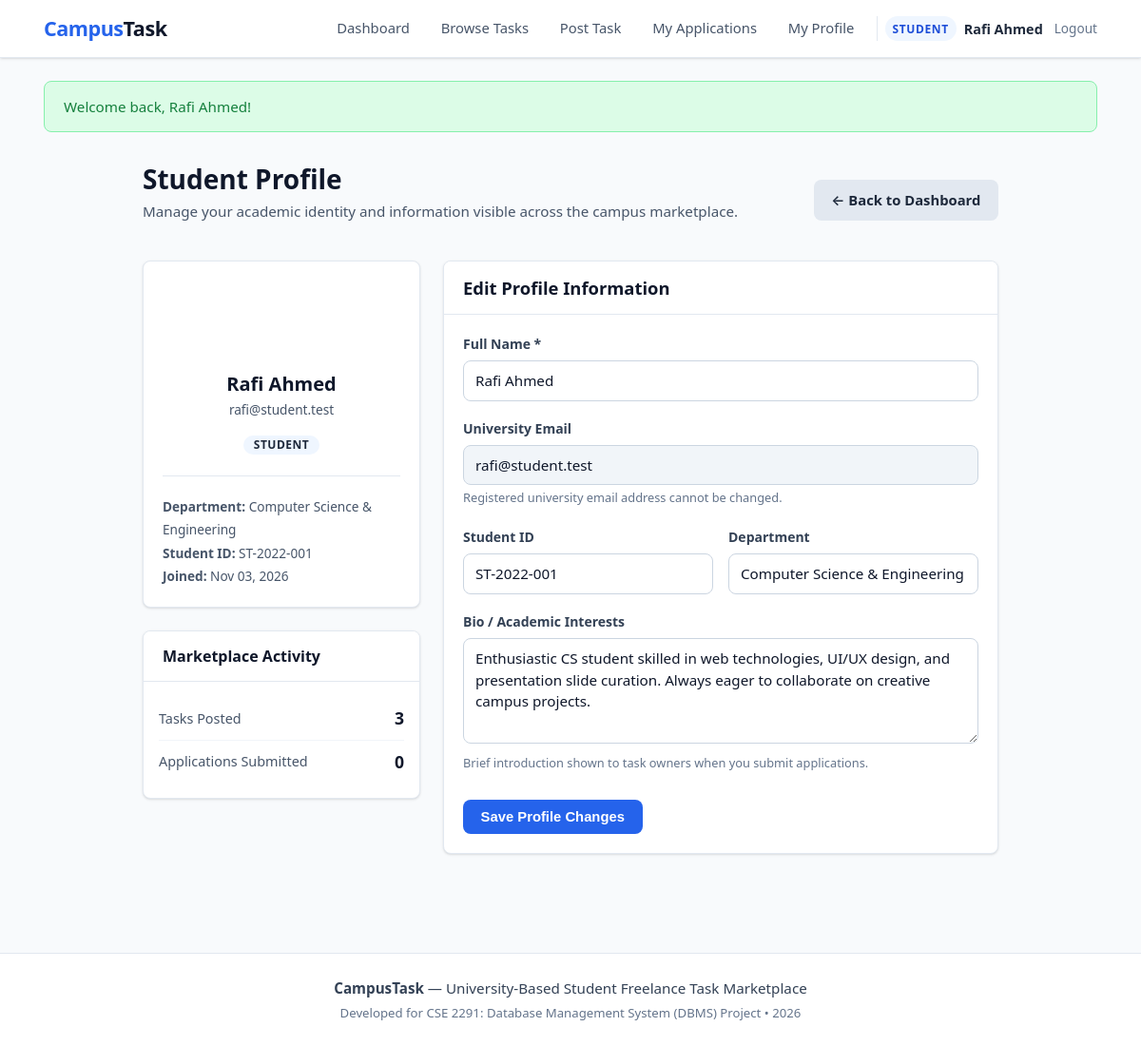
/student/profile.php (signed in), run on the app's committed database.
### tables this page shows
CREATE TABLE IF NOT EXISTS `users` (
    `user_id` INT AUTO_INCREMENT PRIMARY KEY,
    `full_name` VARCHAR(100) NOT NULL,
    `email` VARCHAR(150) NOT NULL UNIQUE,
    `password_hash` VARCHAR(255) NOT NULL,
    `role` ENUM('STUDENT', 'ADMIN') NOT NULL DEFAULT 'STUDENT',
    `account_status` ENUM('ACTIVE', 'DEACTIVATED') NOT NULL DEFAULT 'ACTIVE',
    `created_at` DATETIME NOT NULL DEFAULT CURRENT_TIMESTAMP
);

CREATE TABLE IF NOT EXISTS `profiles` (
    `profile_id` INT AUTO_INCREMENT PRIMARY KEY,
    `user_id` INT NOT NULL UNIQUE,
    `student_id` VARCHAR(50) NULL,
    `department` VARCHAR(100) NULL,
    `bio` TEXT NULL,
    `profile_image` VARCHAR(255) NULL,
    `created_at` DATETIME NOT NULL DEFAULT CURRENT_TIMESTAMP,
    CONSTRAINT `fk_profiles_user` 
        FOREIGN KEY (`user_id`) REFERENCES `users` (`user_id`) 
        ON DELETE CASCADE ON UPDATE CASCADE
);

### config/database.example.php (called while the page is built, shortened)
<?php
function e($value) {
    return htmlspecialchars((string)($value ?? ''), ENT_QUOTES, 'UTF-8');
}

### student/profile.php (the view, shortened to what this page needs)
<?php
require_once __DIR__ . '/../includes/auth.php';
$current_user_id = current_user_id();
$user_stmt = $pdo->prepare('SELECT user_id, full_name, email, role, account_status, created_at FROM users WHERE user_id = :id LIMIT 1');
$user_stmt->execute([':id' => $current_user_id]);
$user = $user_stmt->fetch();
$profile_stmt = $pdo->prepare('SELECT profile_id, student_id, department, bio, profile_image, created_at FROM profiles WHERE user_id = :id LIMIT 1');
$profile_stmt->execute([':id' => $current_user_id]);
$profile = $profile_stmt->fetch();
$full_name = $user['full_name'];
$student_id = $profile['student_id'] ?? '';
$department = $profile['department'] ?? '';
$bio = $profile['bio'] ?? '';
$task_count_stmt = $pdo->prepare('SELECT COUNT(*) FROM tasks WHERE poster_id = :id');
$task_count_stmt->execute([':id' => $current_user_id]);
$posted_tasks_count = (int)$task_count_stmt->fetchColumn();
$app_count_stmt = $pdo->prepare('SELECT COUNT(*) FROM applications WHERE applicant_id = :id');
$app_count_stmt->execute([':id' => $current_user_id]);
$submitted_apps_count = (int)$app_count_stmt->fetchColumn();
require_once __DIR__ . '/../includes/header.php';
?>
<div style="max-width: 900px; margin: 2rem auto;">
    <div style="margin-bottom: 1.5rem; display: flex; justify-content: space-between; align-items: center; flex-wrap: wrap; gap: 1rem;">
        <div>
            <h1 style="font-size: 1.75rem; font-weight: 700; color: var(--gray-900); margin-bottom: 0.25rem;">
                Student Profile
            </h1>
            <p style="color: var(--gray-600); font-size: 0.95rem;">
                Manage your academic identity and information visible across the campus marketplace.
            </p>
        </div>
        <a href="<?= BASE_URL ?>/student/dashboard.php" class="btn btn-secondary">
            &larr; Back to Dashboard
        </a>
    </div>
    <div style="display: grid; grid-template-columns: 1fr 2fr; gap: 1.5rem;">
        <div>
            <div class="card" style="text-align: center;">
                <div class="card-body">
                    <div style="width: 80px; height: 80px; border-radius: 50%; background: linear-gradient(135deg, var(--primary-color), #4f46e5); color: #fff; font-size: 2rem; font-weight: 700; display: inline-flex; align-items: center; justify-content: center; margin-bottom: 1rem; box-shadow: var(--shadow-md);">
                    </div>
                    <h3 style="font-size: 1.25rem; font-weight: 600; color: var(--gray-900); margin-bottom: 0.25rem;">
                        <?= e($user['full_name']) ?>
                    </h3>
                    <p style="color: var(--gray-600); font-size: 0.85rem; margin-bottom: 0.75rem;">
                        <?= e($user['email']) ?>
                    </p>
                    <span class="badge" style="background-color: var(--primary-light); color: var(--primary-color); font-weight: 600;">
                        <?= e($user['role']) ?>
                    </span>
                    <hr style="border: 0; border-top: 1px solid var(--gray-200); margin: 1.25rem 0;">
                    <div style="text-align: left; font-size: 0.85rem; color: var(--gray-600); line-height: 1.8;">
                        <div>
                            <strong>Department:</strong> <?= !empty($profile['department']) ? e($profile['department']) : '<span style="color: var(--gray-400);">Not set</span>' ?>
                        </div>
                        <div>
                            <strong>Student ID:</strong> <?= !empty($profile['student_id']) ? e($profile['student_id']) : '<span style="color: var(--gray-400);">Not set</span>' ?>
                        </div>
                        <div>
                            <strong>Joined:</strong> <?= date('M d, Y', strtotime($user['created_at'])) ?>
                        </div>
                    </div>
                </div>
            </div>
            <div class="card" style="margin-top: 1.5rem;">
                <div class="card-header">
                    <h4 class="card-title" style="font-size: 1rem;">Marketplace Activity</h4>
                </div>
                <div class="card-body" style="padding: 1rem;">
                    <div style="display: flex; justify-content: space-between; align-items: center; padding: 0.5rem 0; border-bottom: 1px solid var(--gray-100);">
                        <span style="color: var(--gray-600); font-size: 0.9rem;">Tasks Posted</span>
                        <strong style="color: var(--gray-900); font-size: 1.1rem;"><?= $posted_tasks_count ?></strong>
                    </div>
                    <div style="display: flex; justify-content: space-between; align-items: center; padding: 0.5rem 0;">
                        <span style="color: var(--gray-600); font-size: 0.9rem;">Applications Submitted</span>
                        <strong style="color: var(--gray-900); font-size: 1.1rem;"><?= $submitted_apps_count ?></strong>
                    </div>
                </div>
            </div>
        </div>
        <div>
            <div class="card">
                <div class="card-header">
                    <h3 class="card-title">Edit Profile Information</h3>
                </div>
                <div class="card-body">
                    <form action="<?= BASE_URL ?>/student/profile.php" method="POST">
                        <div class="form-group">
                            <label for="full_name">Full Name <span style="color: var(--danger-color);">*</span></label>
                            <input
                                type="text"
                                id="full_name"
                                name="full_name"
                                class="form-control"
                                value="<?= e($full_name) ?>"
                                required
                            >
                        </div>
                        <div class="form-group">
                            <label for="email">University Email</label>
                            <input
                                type="email"
                                id="email"
                                class="form-control"
                                value="<?= e($user['email']) ?>"
                                disabled
                                style="background-color: var(--gray-100); cursor: not-allowed;"
                            >
                            <small style="color: var(--gray-500); font-size: 0.8rem;">
                                Registered university email address cannot be changed.
                            </small>
                        </div>
                        <div style="display: grid; grid-template-columns: 1fr 1fr; gap: 1rem;">
                            <div class="form-group">
                                <label for="student_id">Student ID</label>
                                <input
                                    type="text"
                                    id="student_id"
                                    name="student_id"
                                    class="form-control"
                                    placeholder="e.g. ST-2022-108"
                                    value="<?= e($student_id) ?>"
                                >
                            </div>
                            <div class="form-group">
                                <label for="department">Department</label>
                                <input
                                    type="text"
                                    id="department"
                                    name="department"
                                    class="form-control"
                                    placeholder="e.g. Computer Science"
                                    value="<?= e($department) ?>"
                                >
                            </div>
                        </div>
                        <div class="form-group">
                            <label for="bio">Bio / Academic Interests</label>
                            <textarea
                                id="bio"
                                name="bio"
                                rows="4"
                                class="form-control"
                                placeholder="Describe your technical skills, software expertise, and collaboration interests..."
                            ><?= e($bio) ?></textarea>
                            <small style="color: var(--gray-500); font-size: 0.8rem;">
                                Brief introduction shown to task owners when you submit applications.
                            </small>
                        </div>
                        <button type="submit" class="btn btn-primary" style="margin-top: 0.5rem;">
                            Save Profile Changes
                        </button>
                    </form>
                </div>
            </div>
        </div>
    </div>
</div>
<?php
require_once __DIR__ . '/../includes/footer.php';
?>

### assets/css/style.css (style rules this page uses)
:root { --primary: #2563eb; --primary-hover: #1d4ed8; --primary-light: #eff6ff; --success: #16a34a; --success-light: #dcfce7; --success-dark: #15803d; --warning: #d97706; --warning-light: #fef3c7; --danger: #dc2626; --danger-light: #fee2e2; --danger-dark: #b91c1c; --info: #0284c7; --info-light: #e0f2fe; --gray-50: #f8fafc; --gray-100: #f1f5f9; --gray-200: #e2e8f0; --gray-300: #cbd5e1; --gray-400: #94a3b8; --gray-500: #64748b; --gray-600: #475569; --gray-700: #334155; --gray-800: #1e293b; --gray-900: #0f172a; --font-sans: system-ui, -apple-system, BlinkMacSystemFont, "Segoe UI", Roboto, "Helvetica Neue", Arial, sans-serif; --border-radius: 8px; --box-shadow: 0 1px 3px 0 rgba(0, 0, 0, 0.1), 0 1px 2px -1px rgba(0, 0, 0, 0.1); --box-shadow-md: 0 4px 6px -1px rgba(0, 0, 0, 0.1), 0 2px 4px -2px rgba(0, 0, 0, 0.1); --box-shadow-lg: 0 10px 15px -3px rgba(0, 0, 0, 0.1), 0 4px 6px -4px rgba(0, 0, 0, 0.1); }
* { box-sizing: border-box; margin: 0; padding: 0; }
body { font-family: var(--font-sans); background-color: var(--gray-50); color: var(--gray-800); line-height: 1.6; min-height: 100vh; display: flex; flex-direction: column; }
h1, h2, h3, h4, h5, h6 { color: var(--gray-900); font-weight: 700; line-height: 1.25; margin-bottom: 0.5rem; }
h1 { font-size: 1.875rem; }
h3 { font-size: 1.25rem; }
h4 { font-size: 1.125rem; }
p { margin-bottom: 1rem; }
a { color: var(--primary); text-decoration: none; transition: color 0.15s ease-in-out; }
.btn { display: inline-flex; align-items: center; justify-content: center; font-weight: 600; padding: 0.55rem 1.1rem; font-size: 0.925rem; border-radius: var(--border-radius); border: 1px solid transparent; cursor: pointer; text-decoration: none; transition: background-color 0.15s ease, border-color 0.15s ease, color 0.15s ease; }
.btn-primary { background-color: var(--primary); color: #ffffff; }
.btn-secondary { background-color: var(--gray-200); color: var(--gray-800); }
.card { background-color: #ffffff; border-radius: var(--border-radius); border: 1px solid var(--gray-200); box-shadow: var(--box-shadow); margin-bottom: 1.5rem; overflow: hidden; }
.card-header { padding: 1rem 1.25rem; background-color: #ffffff; border-bottom: 1px solid var(--gray-200); display: flex; justify-content: space-between; align-items: center; flex-wrap: wrap; gap: 0.5rem; }
.card-title { font-size: 1.15rem; font-weight: 700; margin: 0; color: var(--gray-900); }
.card-body { padding: 1.25rem; }
.form-group { margin-bottom: 1.15rem; }
.form-group label { display: block; font-size: 0.875rem; font-weight: 600; color: var(--gray-700); margin-bottom: 0.35rem; }
.form-control { width: 100%; padding: 0.55rem 0.75rem; font-size: 0.95rem; font-family: inherit; line-height: 1.5; color: var(--gray-900); background-color: #ffffff; border: 1px solid var(--gray-300); border-radius: var(--border-radius); transition: border-color 0.15s ease, box-shadow 0.15s ease; }
textarea.form-control { resize: vertical; min-height: 90px; }
.badge { display: inline-block; padding: 0.25rem 0.65rem; font-size: 0.75rem; font-weight: 700; border-radius: 9999px; text-transform: uppercase; letter-spacing: 0.04em; line-height: 1; }

### data on the page
users: full_name "Rafi Ahmed", email "rafi@student.test", role "STUDENT", created_at "Nov 03, 2026"
profiles: department "Computer Science & Engineering", student "ST-2022-001", student_id "ST-2022-001", bio "Enthusiastic CS student skilled in web technologies, UI/UX design, and presentation slide curation. Always eager to collaborate on creative campus projects."

### other printed values
$user_name "Rafi Ahmed"
$flash['message'] "Welcome back, Rafi Ahmed!"
$posted_tasks_count "3"
$submitted_apps_count "0"
